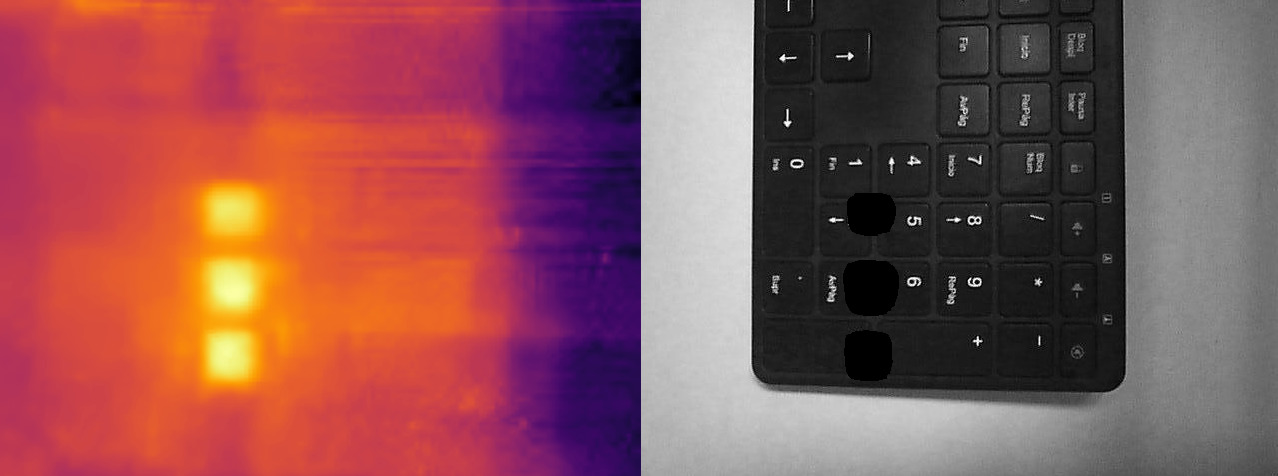
#> input picture Pictures/Screen.jpg, 1278 x 476 px
$ python -i detection_digit_position.py   (imports and definitions only)
#> lines starting #> are read from the running program, lines starting #| are printed output that depends on the picture; after the words box and inside, x2 and y2 are one past the last pixel; in counts of white or black regions, pixels touching at a corner belong together
#!/usr/bin/python3
# Importing python3 from local, just use "python3 <binary>" if is not the same location

# /
# ** Natalia / Vicent / Luis, 2021
# ** Dectection digit position
# ** File description:
# ** Detecting thermal sections
# ** https://github.com/natalialperez
# ** https://github.com/vgilabert94
# ** https://github.com/Luisrosario2604
# */

# Imports
import flirimageextractor
from matplotlib import cm
import numpy as np
import cv2
import pickle


# Function declarations
def open_file(filename):

    flir = flirimageextractor.FlirImageExtractor(palettes=[cm.jet, cm.bwr, cm.gist_ncar])
    flir.process_image(filename)

    flir_thermal = flir.extract_thermal_image()
    flir_thermal_norm = (flir_thermal - np.amin(flir_thermal)) / (np.amax(flir_thermal) - np.amin(flir_thermal))

    img_rgb = flir.extract_embedded_image()
    img_term = np.uint8(cm.inferno(flir_thermal_norm) * 255)

    return flir_thermal_norm, img_rgb, img_term


def onChange(x, flir_thermal_norm, img_rgb):

    valor = cv2.getTrackbarPos("Thermal", "WinThermal")
    mask = np.uint8(np.logical_not((flir_thermal_norm * 255) > valor)) * 255
    img_gray = cv2.cvtColor(img_rgb, cv2.COLOR_BGR2GRAY)
    img_gray_mask = cv2.bitwise_and(img_gray, mask)
    cv2.imshow("WinThermal", img_gray_mask)


def detect_center_of_biggest_countour(gray):
    edged = cv2.Canny(gray, 30, 200)

    contours, hierarchy = cv2.findContours(edged,
                                           cv2.RETR_EXTERNAL, cv2.CHAIN_APPROX_NONE)
    if len(contours) != 0:
        c = max(contours, key=cv2.contourArea)
        x, y, w, h = cv2.boundingRect(c)
        center_rectangle = [x + (w / 2), y + (h / 2)]

    return center_rectangle


def main():

    result = []
    for digit in range(9):
        text = "./CODIGOS_ETIQUETADOS/DIGITOS_00" + str(digit + 1) + ".jpg"
        flir_thermal_norm, img_rgb, img_term = open_file(text)
        valor = 210

        thermal_mask = np.uint8(np.logical_not((flir_thermal_norm * 255) > valor)) * 255

        shape = detect_center_of_biggest_countour(thermal_mask)
        result.append([digit+1, shape])

        print(str([digit+1, shape]))

        valor += 0.05
    save_file = open("digit_position.pkl", "wb")
    pickle.dump(result, save_file)
    save_file.close()


# Main body
# [2 lines not run here, left out]

>>> import cv2
>>> picture = cv2.imread('Pictures/Screen.jpg', cv2.IMREAD_GRAYSCALE)
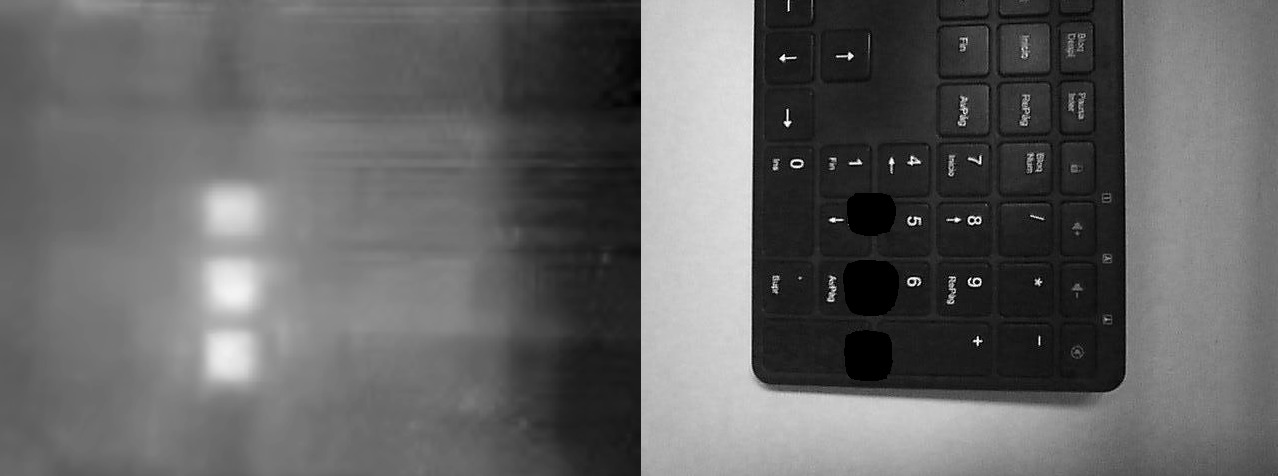
#> picture: shape (476, 1278); min 0, max 255, mean 99.8
>>> result = detect_center_of_biggest_countour(picture)
#> in detect_center_of_biggest_countour, `edged = cv2.Canny(gray, 30, 200)`:
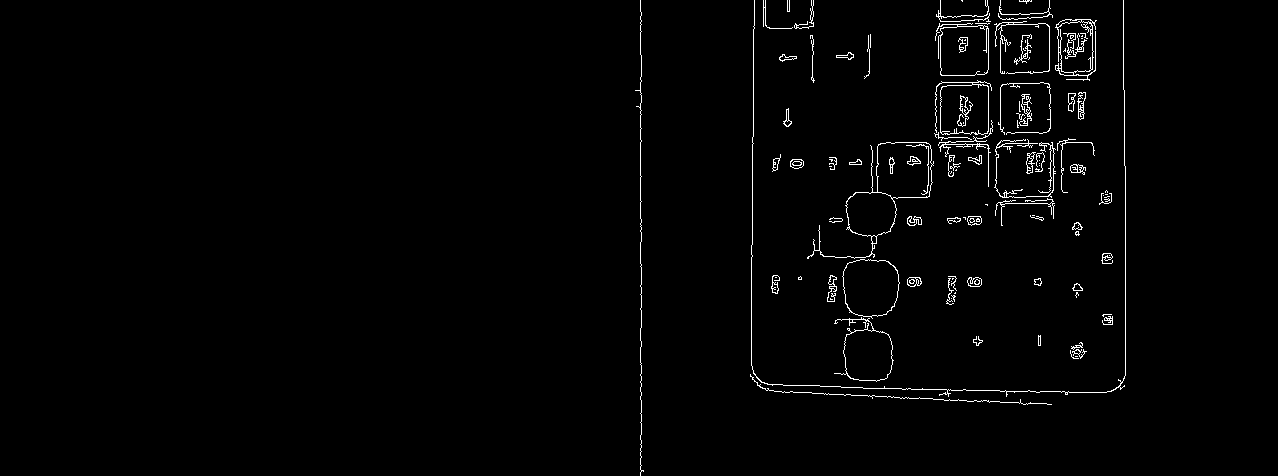
#> edged: shape (476, 1278); 1.5% white in thin lines or dots, all inside (x1, y1, x2, y2) = (635, 0, 1126, 476)
#> in detect_center_of_biggest_countour, `contours, hierarchy = cv2.findContours(edged, cv2.RETR_EXTERNAL, cv2.C..`: contours = 99 contours, 61 with area under 20; largest, box (x1, y1, x2, y2) and area: (807, 142, 934, 259) 4790, (842, 259, 900, 319) 2712, (935, 80, 992, 135) 2314, (935, 23, 989, 76) 2314, (834, 317, 894, 382) 2204
#> in detect_center_of_biggest_countour, `c = max(contours, key=cv2.contourArea)`: c = contour of 687 points, box (x1, y1, x2, y2) (807, 142, 934, 259), area 4790
#> in detect_center_of_biggest_countour, `x, y, w, h = cv2.boundingRect(c)`: x = 807; y = 142; w = 127; h = 117
#> in detect_center_of_biggest_countour, `center_rectangle = [x + (w / 2), y + (h / 2)]`: center_rectangle = [870.5, 200.5]
#> result = [870.5, 200.5]
